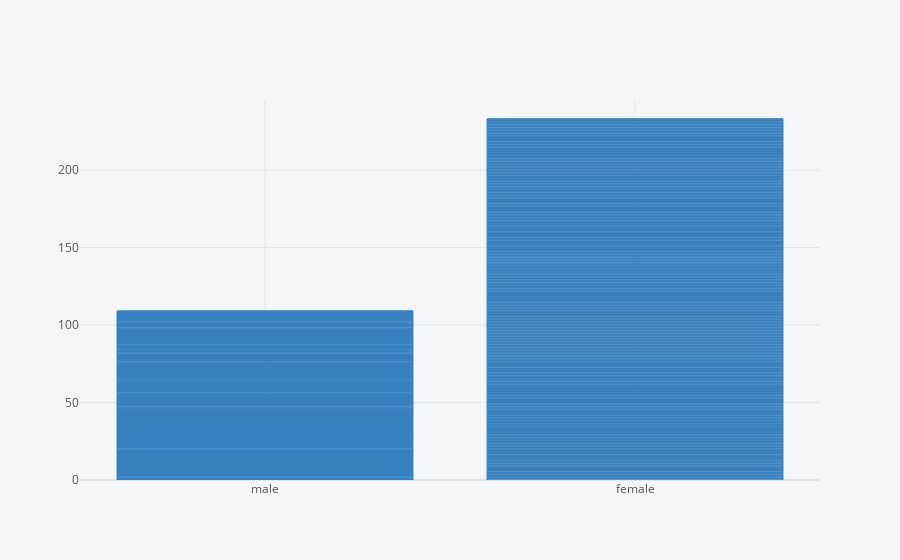

Notebook cell for this chart:
### Code cell
df2.iplot(x='sex',y='survived',kind='bar',color='Blue')

### Figure 1 — Plotly figure (JSON) as saved in the notebook; plotly's stock layout.template omitted (floating-point values rounded to 4 significant figures; data arrays with more than 128 entries replaced by an {"elided": "..."} marker saying what was removed)
{"data": [{"marker": {"color": "rgba(55, 128, 191, 0.6)", "line": {"color": "rgba(55, 128, 191, 1.0)", "width": 1}}, "name": "survived", "orientation": "v", "text": "", "type": "bar", "x": {"elided": "891 str values"}, "y": {"elided": "891 int values"}}], "layout": {"legend": {"bgcolor": "#F5F6F9", "font": {"color": "#4D5663"}}, "paper_bgcolor": "#F5F6F9", "plot_bgcolor": "#F5F6F9", "title": {"font": {"color": "#4D5663"}}, "xaxis": {"gridcolor": "#E1E5ED", "showgrid": true, "tickfont": {"color": "#4D5663"}, "title": {"font": {"color": "#4D5663"}, "text": ""}, "zerolinecolor": "#E1E5ED"}, "yaxis": {"gridcolor": "#E1E5ED", "showgrid": true, "tickfont": {"color": "#4D5663"}, "title": {"font": {"color": "#4D5663"}, "text": ""}, "zerolinecolor": "#E1E5ED"}}}
